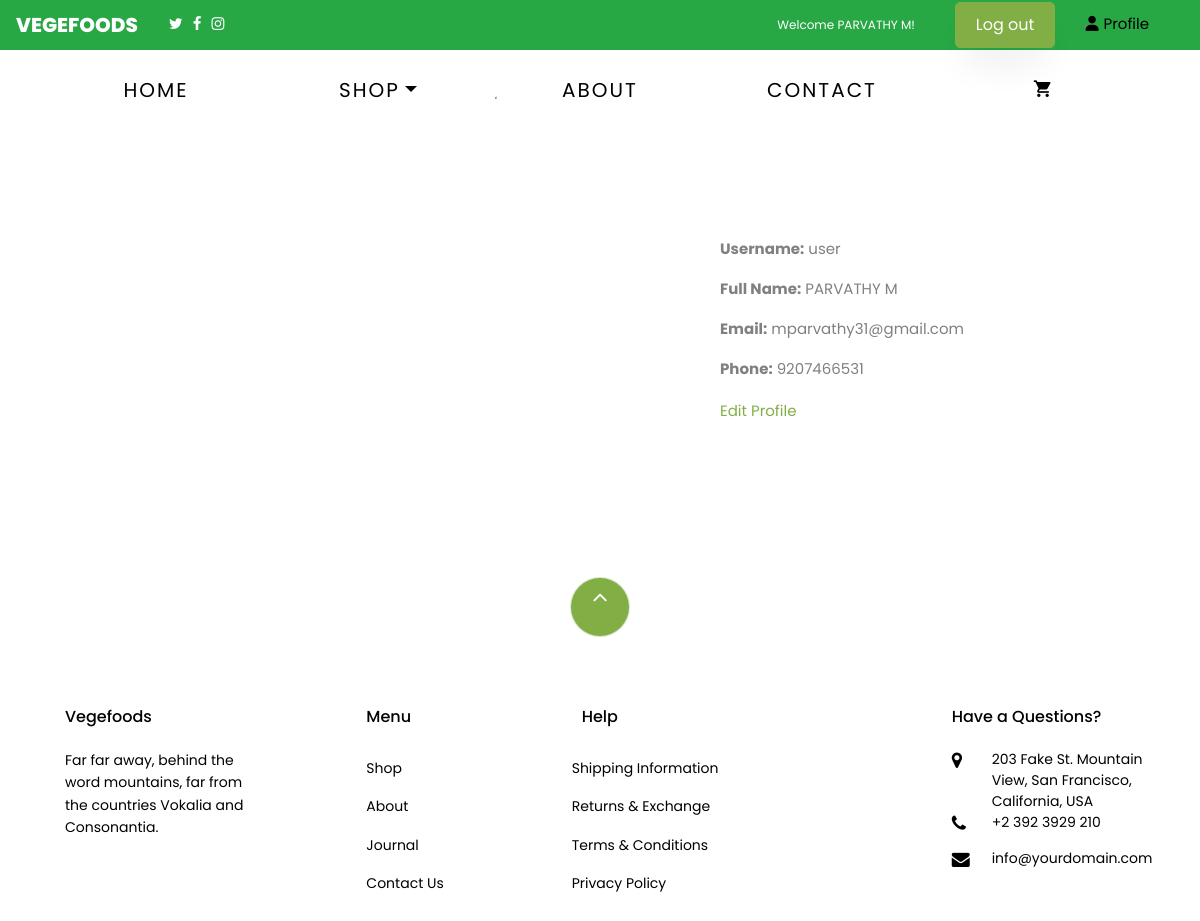
Screenshot of /profile/ (signed in) with the database file from the repository.
### app/models.py (models this page shows, shortened)
class customuser(AbstractUser):
    full_name = models.CharField(max_length=255, blank=True, null=True)
    phone = models.CharField(max_length=15, blank=True, null=True)
    is_admin = models.BooleanField(default=False)
    is_user = models.BooleanField(default=False)

### app/views.py (the view)
# urls.py: path('profile/', views.user_profile_details, name='user_profile_details'),
@login_required
def user_profile_details(request):
    if not request.user.is_user:
        return redirect('home')  # Redirect or show an error
    user = request.user
    return render(request, 'user_profile_details.html', {'user': user})

### templates/user_profile_details.html (shortened to what this page needs)
{% extends 'base.html' %}
{% block content %}
<div class="profile-container">
  <div class="profile-icon">
    <img src="https://t3.ftcdn.net/jpg/06/19/26/46/360_F_619264680_x2PBdGLF54sFe7kTBtAvZnPyXgvaRw0Y.jpg" alt="Profile Icon">
  </div>
  <div class="profile-details">
    <p><strong>Username:</strong> {{ user.username }}</p>
    <p><strong>Full Name:</strong> {{ user.full_name }}</p>
    <p><strong>Email:</strong> {{ user.email }}</p>
    <p><strong>Phone:</strong> {{ user.phone }}</p>
    <a href="{% url 'edit_user_profile' %}">Edit Profile</a>
  </div>
</div>
<br>
<br</br>
{% endblock %}

### templates/base.html (shortened to what this page needs)
{% load static %}
<!DOCTYPE html>
<html lang="en">
  <head>
    <link rel="stylesheet" type="text/css" href="https://cdnjs.cloudflare.com/ajax/libs/slick-carousel/1.7.1/slick.css" />
    <link rel="stylesheet" type="text/css" href="https://cdnjs.cloudflare.com/ajax/libs/slick-carousel/1.7.1/slick-theme.css" />
    <link rel="stylesheet" href="https://cdnjs.cloudflare.com/ajax/libs/font-awesome/6.0.0-beta3/css/all.min.css">
        <link rel="stylesheet" href="{% static 'special/css/app.css' %}">
        <link rel="stylesheet" href="https://cdnjs.cloudflare.com/ajax/libs/font-awesome/6.6.0/css/brands.min.css" />
    <link rel="stylesheet" href="{%  static 'css/open-iconic-bootstrap.min.css' %}">
    <link rel="stylesheet" href="{%  static 'css/animate.css' %}">
    <link rel="stylesheet" href="{% static 'css/owl.carousel.min.css' %}">
    <link rel="stylesheet" href="{% static 'css/owl.theme.default.min.css' %}">
    <link rel="stylesheet" href="{% static 'css/magnific-popup.css' %}">
    <link rel="stylesheet" href="{% static 'css/aos.css' %}">
    <link rel="stylesheet" href="{% static 'css/ionicons.min.css' %}">
    <link rel="stylesheet" href="{% static 'css/bootstrap-datepicker.css' %}">
    <link rel="stylesheet" href="{% static 'css/jquery.timepicker.css' %}">
    <link rel="stylesheet" href="{% static 'css/flaticon.css' %}">
    <link rel="stylesheet" href="{% static 'css/icomoon.css' %}">
    <link rel="stylesheet" href="{% static 'css/style.css' %}">
  </head>
  <body class="goto-here">
    <nav class="navbar navbar-expand-lg navbar-light bg-success" style="height: 50px">
      <a class="navbar-brand" style="color: white;">Vegefoods</a>
      <div class="container-fluid">
        <ul style="list-style: none; padding: 0; margin: 0; display: flex;">
          <li style="margin-right: 10px; "><a href="#"><span class="icon-twitter" style="color: white;"></span></a></li>
          <li style="margin-right: 10px;"><a href="#"><span class="icon-facebook"  style="color: white;"></span></a></li>
          <li style="margin-right: 10px;"><a href="#"><span class="icon-instagram" style="color: white;"></span></a></li>
  </ul>
  {% if user.is_authenticated %}
  <div class="header-content">
       <small class="welcome-message">Welcome {{ user.full_name }}!</small>
    <a href="{% url 'logout' %}" class="btn btn-primary">Log out</a>
    {% if request.user.is_user %}
      <li class="nav-item">
        <a href="{% url 'user_profile_details' %}" class="profile-link">
            <i class="fas fa-user"></i> Profile
        </a>
      </li>
    {% endif %}
{% endif %}
      </div>
</div>
</nav>
{% if user.is_authenticated %}
    <nav class="navbar navbar-expand-lg navbar-dark ftco_navbar bg-dark ftco-navbar-light" id="ftco-navbar">
	    <div class="container">
	      <div class="collapse navbar-collapse" id="ftco-nav" style>
	        <ul class="navbar-nav ml-auto">
	          <li class="nav-item active"><a href="{% url 'home' %}" class="nav-link" style="font-size: 20px;">Home</a></li>
	          <li class="nav-item dropdown">
              <a class="nav-link dropdown-toggle" href="#" id="dropdown04" data-toggle="dropdown" aria-haspopup="true" aria-expanded="false" style="font-size: 20px;">Shop</a>
            </li>
	          <li class="nav-item"><a href="{% url 'about' %}" class="nav-link" style="font-size: 20px;" >About</a></li>
	           <li class="nav-item"><a href="{% url 'contact' %}" class="nav-link" style="font-size: 20px;">Contact</a></li>
	          <li class="nav-item cta cta-colored"><a href="{% url 'cart' %}" class="nav-link" style="font-size: 20px;"><span class="icon-shopping_cart"></span></a></li>
	        </ul>
	      </div>
	    </div>
	  </nav>
     {% endif %}
{% block content %}
{% endblock %}
<footer class="ftco-footer ftco-section" >
  <div class="container">
    <div class="row">
      <div class="mouse">
        <a href="#" class="mouse-icon">
          <div class="mouse-wheel"><span class="ion-ios-arrow-up"></span></div>
        </a>
      </div>
    </div>
    <div class="row mb-5">
      <div class="col-md">
        <div class="ftco-footer-widget mb-4">
          <h2 class="ftco-heading-2" style="margin-left: 20px;">Vegefoods</h2>
          <p style="margin-left:20px;">Far far away, behind the word mountains, far from the countries Vokalia and Consonantia.</p>
          <ul class="ftco-footer-social list-unstyled float-md-left float-lft mt-5">
          </ul>
        </div>
      </div>
      <div class="col-md">
        <div class="ftco-footer-widget mb-4 ml-md-5">
          <h2 class="ftco-heading-2"style="margin-left: 20px;" >Menu</h2>
          <ul class="list-unstyled">
            <li><a href="#" class="py-2 d-block">Shop</a></li>
            <li><a href="{% url 'about' %}" class="py-2 d-block">About</a></li>
            <li><a href="#" class="py-2 d-block">Journal</a></li>
            <li><a href="{% url 'contact' %}" class="py-2 d-block">Contact Us</a></li>
          </ul>
        </div>
      </div>
      <div class="col-md-4">
         <div class="ftco-footer-widget mb-4">
          <h2 class="ftco-heading-2"style="margin-left: 30px;">Help</h2>
          <div class="d-flex">
            <ul class="list-unstyled mr-l-5 pr-l-3 mr-4">
              <li><a href="#" class="py-2 d-block">Shipping Information</a></li>
              <li><a href="#" class="py-2 d-block">Returns &amp; Exchange</a></li>
              <li><a href="#" class="py-2 d-block">Terms &amp; Conditions</a></li>
              <li><a href="#" class="py-2 d-block">Privacy Policy</a></li>
            </ul>
                 </div>
        </div>
      </div>
      <div class="col-md">
        <div class="ftco-footer-widget mb-4">
          <h2 class="ftco-heading-2"style="margin-left:20px;">Have a Questions?</h2>
          <div class="block-23 mb-3">
            <ul>
              <li><span class="icon icon-map-marker"></span><span class="text" >203 Fake St. Mountain View, San Francisco, California, USA</span></li>
              <li><a href="#"><span class="icon icon-phone"></span><span class="text">+2 392 3929 210</span></a></li>
              <li><a href="#"><span class="icon icon-envelope"></span><span class="text">info@yourdomain.com</span></a></li>
            </ul>
          </div>
        </div>
      </div>
    </div>
  </div>
</footer>
  </body>
</html>

### static/css/icomoon.css (style rules this page uses)
[class^="icon-"], [class*=" icon-"] { font-family: 'icomoon' !important; speak: none; font-style: normal; font-weight: normal; font-variant: normal; text-transform: none; line-height: 1; -webkit-font-smoothing: antialiased; -moz-osx-font-smoothing: grayscale; }
.icon-map-marker:before { content: "\f041"; }
.icon-phone:before { content: "\f095"; }
.icon-twitter:before { content: "\f099"; }
.icon-facebook:before { content: "\f09a"; }
.icon-envelope:before { content: "\f0e0"; }
.icon-instagram:before { content: "\f16d"; }
.icon-shopping_cart:before { content: "\e8cc"; }

### templates/base.html (style rules this page uses)
* { margin: 0; padding: 0; }
#ftco-navbar ul.navbar-nav { display: flex; justify-content: space-between; width: 100%; }
#ftco-navbar ul.navbar-nav li { flex: 1; text-align: center; }
.header-content { display: flex; align-items: center; justify-content: space-between; padding: 10px 20px; }
.welcome-message { color: white; text-align: center; margin: 0; margin-right: 40px; flex: 1; }
.btn-primary { background-color: #007bff; color: white; padding: 10px 20px; border: none; border-radius: 5px; cursor: pointer; text-decoration: none; margin-right: 30px; }
.profile-link { color: black; text-decoration: none; display: flex; align-items: center; margin-top: -30px; }
.profile-link i { margin-right: 5px; }
#ftco-navbar ul li { position: relative; }

### templates/user_profile_details.html (style rules this page uses)
.profile-container { display: flex; align-items: center; margin-left:400px; text-align: left; margin-top:-50px; }
.profile-icon { margin-right: 20px; }
.profile-details { max-width: 400px; }
.profile-icon img { border-radius: 50%; width: 300px; height: 500px; }

### rows the page displays
customuser: full_name "PARVATHY M", username "user", email "mparvathy31@gmail.com", phone "9207466531"
